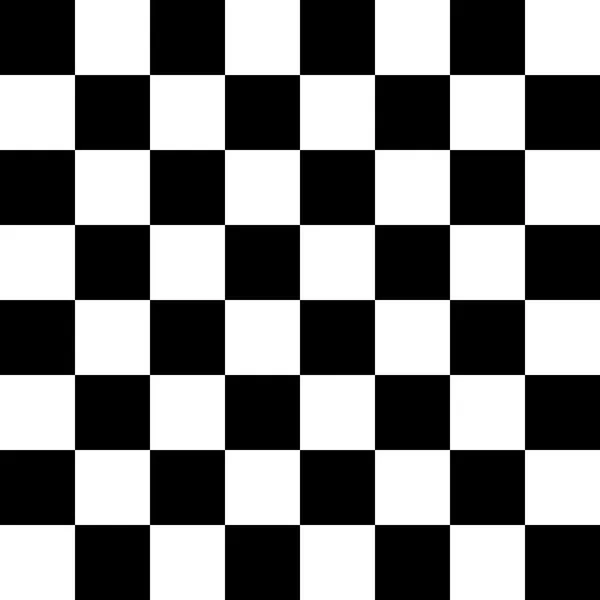
#> input picture BlockProcessing/GradientMask/chessboard.jpg, 600 x 600 px
$ python Gradient.py
#> lines starting #> are read from the running program, lines starting #| are printed output that depends on the picture
import cv2
import numpy as np

image = cv2.imread("chessboard.jpg", 0)
#> image: shape (600, 600); min 0, max 255, mean 127.6
window: int = 3  # 3x3
border = 1  # kenarlıklar w//2
reflect = cv2.copyMakeBorder(image, border, border, border, border, cv2.BORDER_CONSTANT, None, value=0) # karanlık kenarlıklar
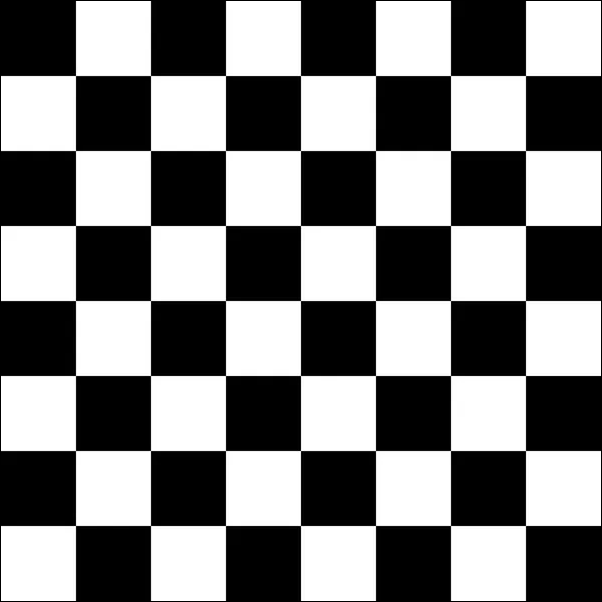
#> reflect: shape (602, 602); min 0, max 255, mean 126.7

imageWidth = reflect.shape[1]
#> imageWidth = 602
imageHeight = reflect.shape[0]
#> imageHeight = 602

xMatris = np.zeros((imageWidth, imageHeight))
yMatris = np.zeros((imageWidth, imageHeight))

xPos = 0
yPos = 0

while xPos < imageHeight:
    while yPos < imageHeight:
        xMatris[xPos, yPos] = reflect.item(yPos, xPos)  # resim matrisi oluşturuldu
        yPos += 1
    yPos = 0
    xPos += 1
#> after the loop, xPos = 602

Gx = [[0, -1, 0],
      [0, 0, 0],
      [0, 1, 0]]

for i in range(0, imageWidth-2):
    for j in range(0, imageHeight-2):
        piks = xMatris[i:i+3, j:j+3]
        deger = (Gx*piks).sum()
        if abs(deger) < 128:  # matrisin elemanlarını yazdırıp böyle bir normalizasyona karar verdim
            deger = 0
        if abs(deger) >= 128:  # yüksek üretilen değerleri yazdım sadece
            deger = 255   # geri kalanı ufak tefek gürültülerdi
        yMatris[i+1, j+1] = deger
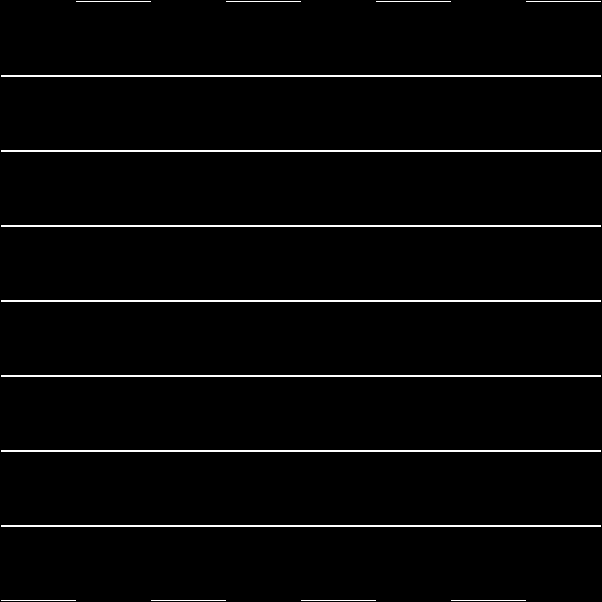
#> yMatris: shape (602, 602) float64; 2.5% white in thin lines or dots


cv2.imwrite("chessGyAbs.jpeg",yMatris)

"""
xPos = border
yPos = border

blockxPos = 0
blockyPos = 0

count = 0
mask = 0
final = 0


while border <= xPos < (imageWidth - border):  # resim döngüleri
    while border <= yPos < (imageHeight - border):
        while blockxPos < 3:  # blok döngüleri
            blockyPos = 0
            while blockyPos < 3:
                mask = sharpeningMatrix[blockyPos][blockxPos]
                if blockxPos == 0 and blockyPos == 0:
                    Io = reflect.item(yPos - 1, xPos - 1)
                if blockxPos == 1 and blockyPos == 0:
                    Io = reflect.item(yPos - 1, xPos)
                if blockxPos == 2 and blockyPos == 0:
                    Io = reflect.item(yPos - 1, xPos + 1)
                if blockxPos == 0 and blockyPos == 1:
                    Io = reflect.item(yPos, xPos - 1)
                if blockxPos == 1 and blockyPos == 1:
                    Io = reflect.item(yPos, xPos)
                if blockxPos == 2 and blockyPos == 1:
                    Io = reflect.item(yPos, xPos + 1)
                if blockxPos == 0 and blockyPos == 2:
                    Io = reflect.item(yPos + 1, xPos - 1)
                if blockxPos == 1 and blockyPos == 2:
                    Io = reflect.item(yPos + 1, xPos)
                if blockxPos == 2 and blockyPos == 2:
                    Io = reflect.item(yPos + 1, xPos + 1)
                final += Io * mask
                # print("final", final, "Io", Io, "mask", mask)
                # print("xPos :", xPos, "yPos :", yPos, "blockxPos :", blockxPos, "blockyPos :", blockyPos)
                blockyPos += 1
            blockxPos += 1
        blockyPos = 0
        blockxPos = 0
        finalll = round(final / 44730 * 255)
        blurimage.itemset((yPos, xPos), finalll)
        variance[xPos, yPos] = final
        # print(final)
        final = 0
        # break
        yPos += 1
    yPos = border
    xPos = xPos + 1

# print(np.argmax(variance)) #max varyans 1014
cv2.imshow("new", blurimage)
cv2.waitKey()
cv2.destroyAllWindows()
# cv2.imwrite("chessGy.jpeg",blurimage)
"""
